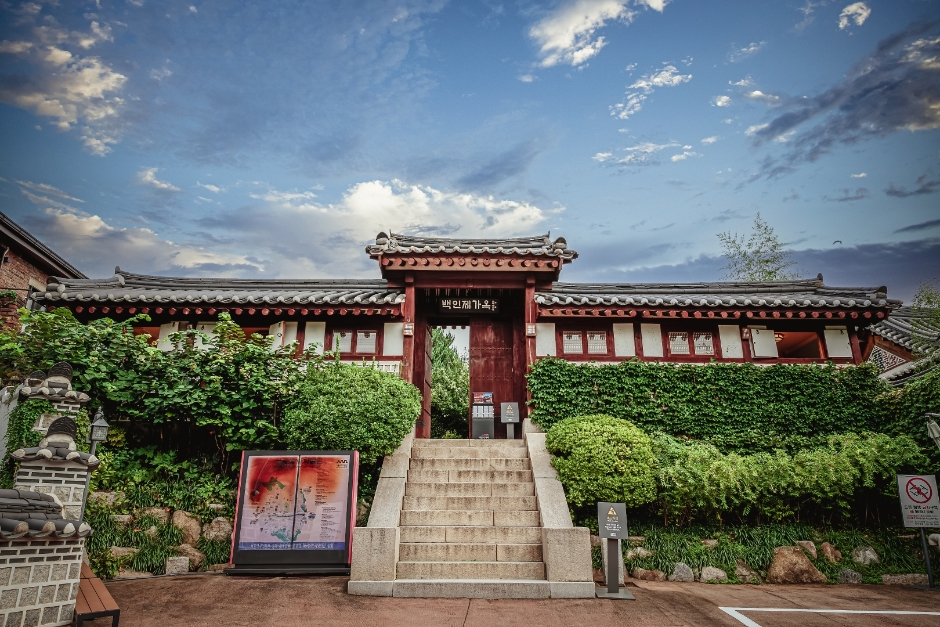
#> input picture images/places/baekinje.jpg, 940 x 627 px; its folder holds 3 pictures in this run
$ python build_preview_assets.py
#> lines starting #> are read from the running program, lines starting #| are printed output that depends on the picture
"""Build same-composition photo previews and a renamed OFL UI-font subset.

Run after editing visible Korean copy: python scripts/build_preview_assets.py
Requires Pillow, fontTools and brotli. Original source assets are never modified.
"""
from pathlib import Path
import json

from PIL import Image, ImageOps
from fontTools import subset
from fontTools.ttLib import TTFont

ROOT = Path(__file__).resolve().parents[1]
PHOTO_DIR = ROOT / 'images' / 'places'
OUTPUT = PHOTO_DIR / 'optimized'
OUTPUT.mkdir(exist_ok=True)
photos = []
for source in sorted(PHOTO_DIR.glob('*.jpg')):
    with Image.open(source) as original:
#> original is the input picture: PIL image 940x627 RGB; mean R, G, B 105, 112.3, 111.4
        normalized = ImageOps.exif_transpose(original).convert('RGB')
        item = {'id': source.stem, 'originalBytes': source.stat().st_size, 'previews': []}
        for limit in (480, 960):
            image = normalized.copy()
            image.thumbnail((limit, limit), Image.Resampling.LANCZOS)
            target = OUTPUT / f'{source.stem}-{limit}.webp'
            image.save(target, 'WEBP', quality=82, method=6)
            item['previews'].append({'file': target.relative_to(ROOT).as_posix(),
                                     'width': image.width, 'height': image.height,
                                     'bytes': target.stat().st_size})
#> this loop made 2 passes
#> pass 1, `image.save(target, 'WEBP', quality=82, method=6)`:
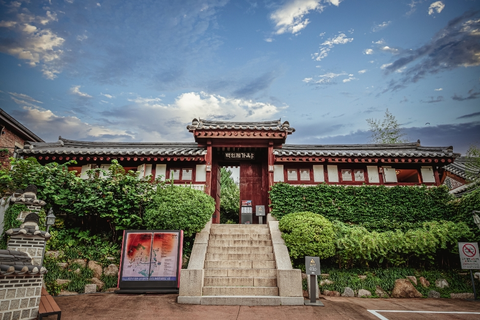
#> saved as baekinje-480.webp: PIL image 480x320 RGB; mean R, G, B 105, 112.3, 111.4
#> pass 3 of the loop `for source in sorted(PHOTO_DIR.glob('*.jpg')):`:
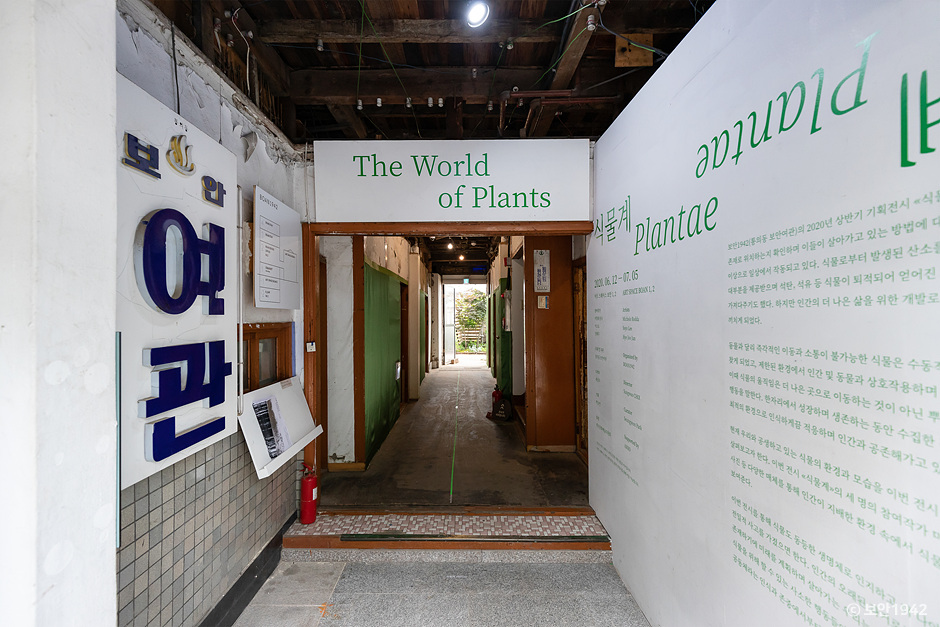
#> input picture images/places/boan.jpg, 940 x 627 px
#> original is the input picture: PIL image 940x627 RGB; mean R, G, B 150, 147.6, 146.7
#> the loop `for limit in (480, 960):` made 2 passes
#> pass 1, `image.save(target, 'WEBP', quality=82, method=6)`:
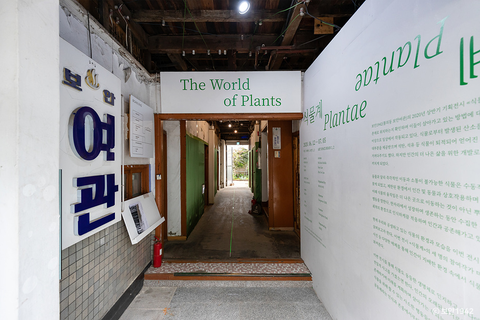
#> saved as boan-480.webp: PIL image 480x320 RGB; mean R, G, B 150, 147.6, 146.7
        photos.append(item)

font_path = ROOT / 'fonts' / 'PretendardVariable.woff2'
#> (the run stopped early here; a loop or call above may not have finished)
